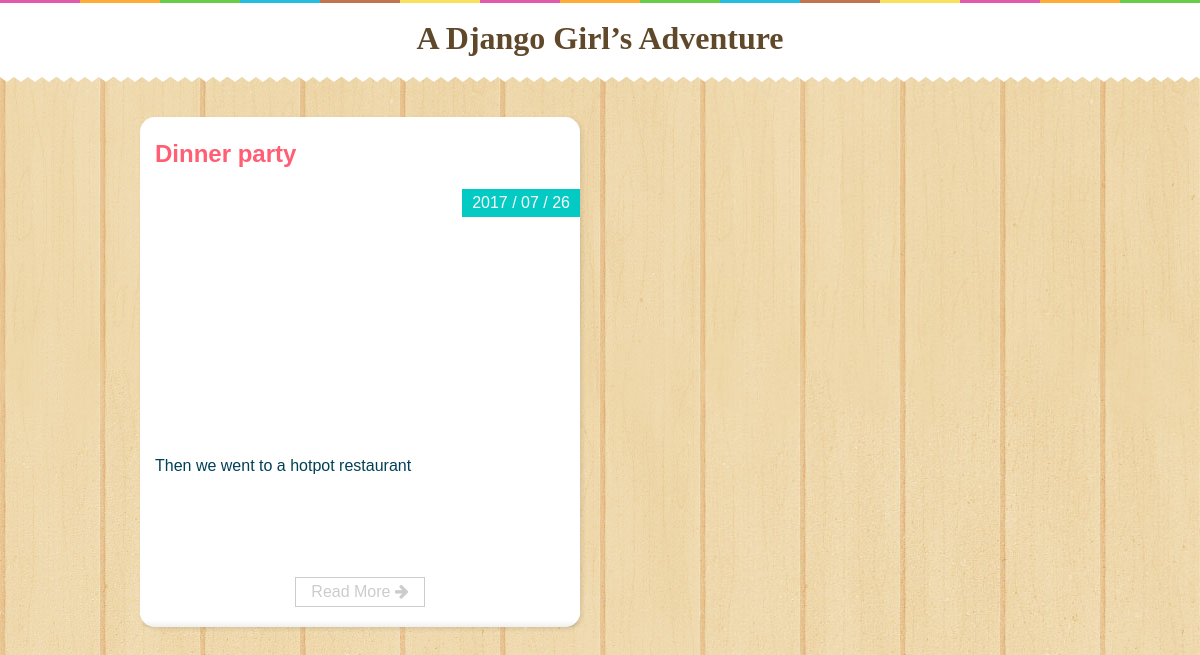
Before: / with the older database file.
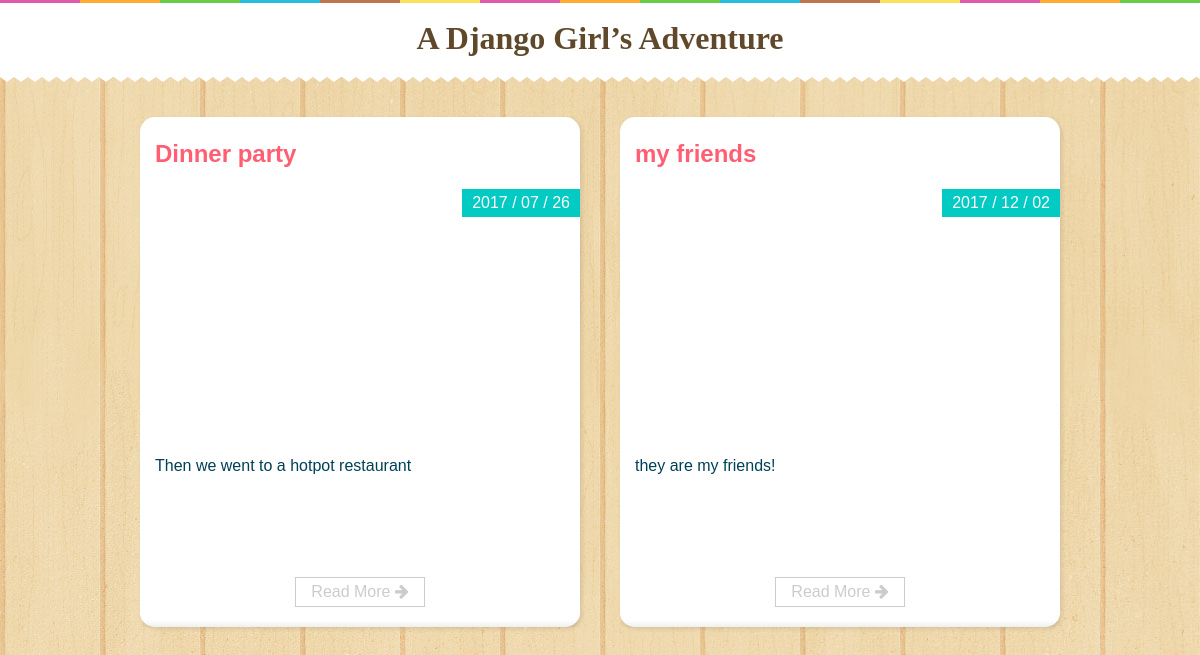
After: the same page with the newer database file.
### trips/models.py (models this page shows, shortened)
class Post(models.Model):
    title = models.CharField(max_length=100)
    content = models.TextField(blank=True)
    photo = models.URLField(blank=True)
    location = models.CharField(max_length=100)
    created_at = models.DateTimeField(auto_now_add=True)

### trips/views.py (the view)
# urls.py: 2. Add a URL to urlpatterns:  url(r'^$', views.home, name='home')
def home(request):
    post_list = Post.objects.all()
    return render_to_response('home.html',{'post_list':post_list})

### templates/home.html (shortened to what this page needs)
<!DOCTYPE html>
<html>
<head>
    <link href="/static/css/googleapis.css" rel="stylesheet" type="text/css">
    <link href="/static/css/font-awesome.min.css" rel="stylesheet" type="text/css">
    <link href="/static/css/style.css" rel="stylesheet" type="text/css">
</head>
<body>
    <div class="header">
        <h1 class="site-title text-center">
            <a href="/">A Django Girl’s Adventure</a>
        </h1>
    </div>
    <div class="container">
        {% for post in post_list %}
        <div class="post-wrapper">
            <div class="post">
                <div class="post-heading">
                    <h2 class="title">
                        <a href="{% url 'post_detail' pk=post.pk %}">{{ post.title }}</a>
                    </h2>
                    <div class="date">{{ post.created_at|date:"Y / m / d" }}</div>
                </div>
                {% if post.photo %}
                <div class="thumbnail">
                </div>
                {% else %}
                <div class="thumbnail thumbnail-default"></div>
                {% endif %}
                <div class="post-content read-more-block">
                    {{ post.content }}
                </div>
                <div class="post-footer">
                    <a class="read-more" href="{% url 'post_detail' pk=post.pk %}">
                        Read More <i class="fa fa-arrow-right"></i>
                    </a>
                </div>
            </div>
        </div>
        {% endfor %}
    </div>
</body>
</html>

### static/css/style.css (style rules this page uses)
*, *:before, *:after { -webkit-box-sizing: border-box; -moz-box-sizing: border-box; box-sizing: border-box; }
html, body { margin: 0; padding: 0; }
body { background-color: #fbf9f4; color: #004057; background: url('./../images/wood.jpg') fixed; font-family: Ubuntu, Arial, sans-serif; }
.header { background-color: #fff; background: #fff url('./../images/stripe.png') repeat-x; margin-bottom: 40px; padding: 20px 0; position: relative; }
.header:before { display: block; content: ''; position: absolute; bottom: -10px; height: 10px; width: 100%; background: url('./../images/deco.png') repeat-x; }
.container { width: 960px; margin: 0 auto; }
.thumbnail { width: 100%; height: 200px; line-height: 200px; overflow: hidden; text-align: center; }
.title, .title a { color: #ff5e73; text-decoration: none; }
.site-title { text-align: center; font-family: 'Lemon', cursive; margin: 0; }
.site-title a { color: rgba(255,255,255, 0.8); color: #60482a; text-shadow: -1px -1px #fff; text-decoration: none; }
.post-wrapper { width: 50%; float: left; padding: 0 20px; }
.post { background-color: #fff; border-radius: 15px; margin: 0 auto 40px; box-shadow: 2px 2px 4px rgba(0, 0, 0, 0.1); position: relative; }
.post:after { width: 100%; height: 7px; content: ""; position: absolute; left: 0; bottom: 0; background: linear-gradient(rgba(105, 106, 97,0), rgba(105, 106, 97,.1)); border-radius: 0 0 15px 15px; }
.post-heading { padding: 8px 15px; position: relative; color: #ff5e73; height: 100px; }
.post-content { padding: 40px 15px 40px 15px; height: 150px; overflow: hidden; position: relative; background-color: #fff; }
.read-more-block:before { position: absolute; display: block; width: 100%; height: 50px; left: 0; bottom: 0; content: ""; background: -moz-linear-gradient(top, rgba(255,255,255,0) 0%, rgba(255,255,255,1) 100%); background: -webkit-gradient(linear, left top, left bottom, color-stop(0%,rgba(255,255,255,0)), color-stop(100%,rgba(255,255,255,1))); background: -webkit-linear-gradient(top, rgba(255,255,255,0) 0%,rgba(255,255,255,1) 100%); background: -o-linear-gradient(top, rgba(255,255,255,0) 0%,rgba(255,255,255,1) 100%); background: -ms-linear-gradient(top, rgba(255,255,255,0) 0%,rgba(255,255,255,1) 100%); background: linear-gradient(to bottom, rgba(255,255,255,0) 0%,rgba(255,255,255,1) 100%); filter: progid:DXImageTransform.Microsoft.gradient( startColorstr='#00ffffff', endColorstr='#ffffff',GradientType=0 ); }
.post-footer { text-align: center; background-color: #fff; padding: 10px 10px 20px; border-radius: 0 0 15px 15px; }
.post .read-more { display: inline-block; color: #ccc; padding: 5px 15px; border: 1px solid #ccc; text-decoration: none; transition: all 0.2s ease-out; }
.post .date { color: #fff; position: absolute; right: 0px; bottom: 0px; padding: 5px 10px; background-color: #04cac4; font-size: 16px; }
.post .title { margin-top: 15px; }

Changed rows visible on the page:
added Post: title "my friends", created_at "2017 / 12 / 02", content "they are my friends!"
